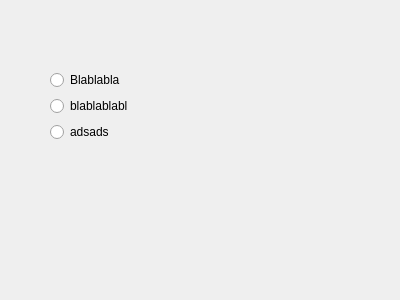
<?xml version="1.0" encoding="UTF-8"?>
<ui version="4.0">
 <class>Form</class>
 <widget class="QWidget" name="Form">
  <property name="geometry">
   <rect>
    <x>0</x>
    <y>0</y>
    <width>400</width>
    <height>300</height>
   </rect>
  </property>
  <property name="windowTitle">
   <string>Form</string>
  </property>
  <widget class="QWidget" name="formLayoutWidget">
   <property name="geometry">
    <rect>
     <x>50</x>
     <y>70</y>
     <width>261</width>
     <height>151</height>
    </rect>
   </property>
   <layout class="QFormLayout" name="formLayout">
    <item row="0" column="0">
     <widget class="QRadioButton" name="radioButton">
      <property name="text">
       <string>Blablabla</string>
      </property>
     </widget>
    </item>
    <item row="1" column="0">
     <widget class="QRadioButton" name="radioButton_2">
      <property name="text">
       <string>blablablabl</string>
      </property>
     </widget>
    </item>
    <item row="2" column="0">
     <widget class="QRadioButton" name="radioButton_3">
      <property name="text">
       <string>adsads</string>
      </property>
     </widget>
    </item>
   </layout>
  </widget>
 </widget>
 <resources/>
 <connections/>
</ui>
